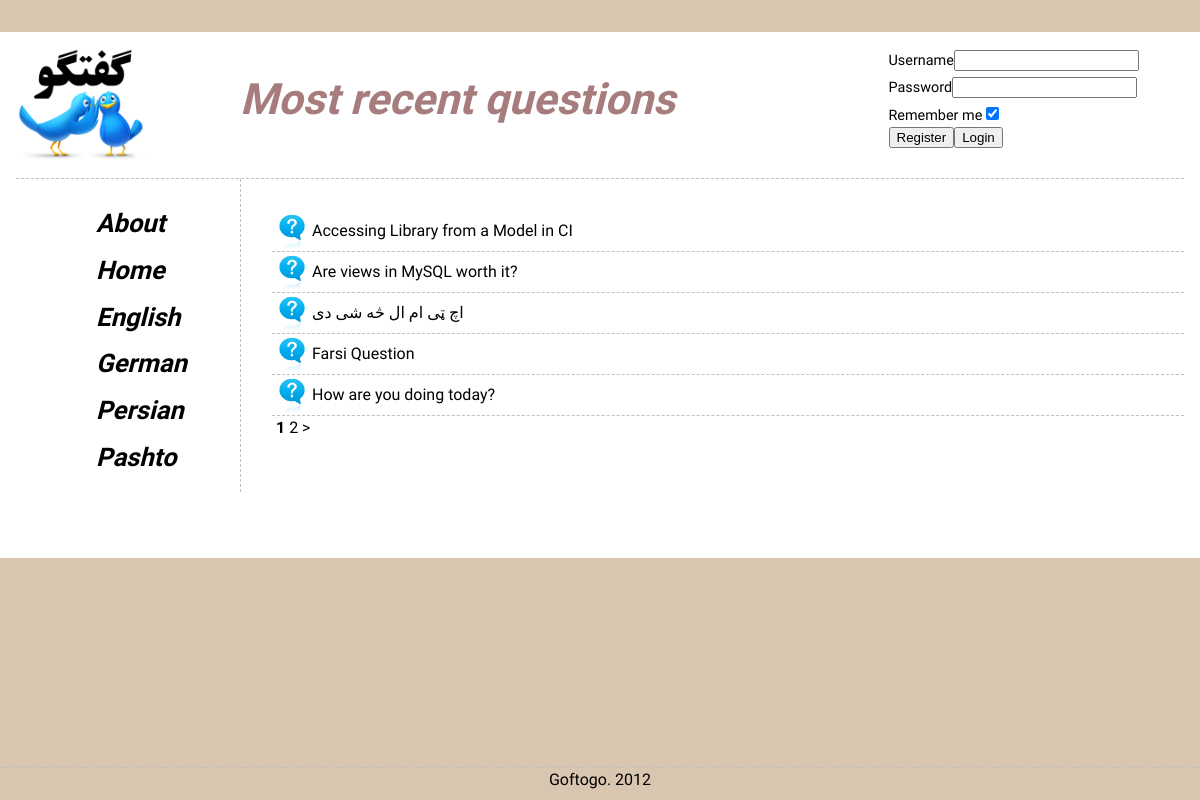
The page / on the database its author committed.
### tables this page shows
CREATE TABLE IF NOT EXISTS `Question` (
  `questionID` int(11) NOT NULL AUTO_INCREMENT,
  `catID` int(11) DEFAULT NULL,
  `userID` int(11) DEFAULT NULL,
  `title` varchar(140) NOT NULL,
  `body` text NOT NULL,
  `rank` int(11) NOT NULL DEFAULT '0',
  `date` datetime DEFAULT NULL,
  PRIMARY KEY (`questionID`)
);

### application/controllers/main.php (called while the page is built, shortened)
<?php
class Main extends CI_Controller {
	public function __construct() {
		$this -> load -> model('question_model');
		$this -> load -> model('answer_model');
	}
	public function _loadviews($content, $data) {
		$data['loginbox'] = TRUE;
		$this -> load -> view('main_view', init_view_data($content, $data));
	}
	public function home() {
		$this -> questions();
	}
	public function questions($offset = 0) {
		$config['base_url'] = site_url('main/questions/');
		$config['per_page'] = 5;
		$data['questions'] = $this -> question_model -> get_list($offset, $config['per_page']);
		$config['total_rows'] = $this -> question_model -> get_count();
		$this -> pagination -> initialize($config);
		$data['pagelinks'] = $this -> pagination -> create_links();
		$data['title'] = lang('title_recent_questions');
		$this -> _loadviews('qlist', $data);
	}
}

### index.php (called while the page is built, shortened)
<?php
require_once BASEPATH.'core/CodeIgniter.php';

### application/models/question_model.php (called while the page is built, shortened)
<?php
class Question_model extends CI_Model {
	public function get_list($offset, $limit, $filter = array()) {
		$this -> db -> select('questionID,title');
		$query = $this -> db -> get('Question', $limit, $offset);
		return $query -> result();
	}
	public function get_count($filter = array()) {
		$this -> db -> from('Question');
		return $this -> db -> count_all_results();
	}
}

### application/views/content/qlist.php (the view)
<?php foreach ($questions as $question): ?>
	<div class="question">
		<?php echo anchor('/main/qshow/'.$question->questionID,$question->title); ?>
	</div>
<?php endforeach ?>
<div class="pagination">
<?php echo($pagelinks);?>
</div>

### application/views/include/header.php (shortened to what this page needs)
<!DOCTYPE html PUBLIC "-//W3C//DTD XHTML 1.0 Strict//EN" "http://www.w3.org/TR/xhtml1/DTD/xhtml1-strict.dtd">
<html <?php
		if (isset($this->lang))
			echo 'lang='.lang('language_code').' xml:lang='.lang('language_code').' dir='.lang('language_dir');
		?> xmlns="http://www.w3.org/1999/xhtml">
<head>
<?php
	echo link_tag('css/main.css')."\n";
	echo link_tag('css/formee-style.css')."\n";
	echo link_tag('css/formee-structure.css')."\n";
?>
</head>

### application/views/main_view.php
<?php
$this->load->view('include/header');
?>
<body>
	<div id="wrapper">
		<div id="header">
		<?php
			if (isset($loginbox))
			if ($loginbox) {
				echo('<div id="loginbox">'."\n");
				$this->load->view('include/loginbox');
				echo('</div>'."\n");
			}
			echo("<h1>$title</h1>\n");
		?>
		</div>
		<div id="middle">
			<div id="container">
				<div id="content">
					<?php $this->load->view($content);?>
				</div>
			</div>
			<div id="sidebar">
					<?php
					if (isset($navigation))
						$this->load->view('include/navigation_dynamic');
					else
						$this->load->view('include/navigation_default');
					?>
			</div>
		</div>
	</div>
	<div id="footer">
		<?php echo lang('title_main'); ?>. 2012
	</div>
</body>
</html>

### application/views/include/loginbox.php (shortened to what this page needs)
<?php
if (!isset($userinfo)) {
	echo form_open("user/login/");
	echo formee_div(12);
	    echo lang('form_username','username');
	    $options = array("id" => "username", "name"  => "username");
		echo form_input($options);
	echo '</div>'.formee_div(12,DIV_CLEAR);
		echo lang('form_password','password');
		echo form_password(array("id" => "password", "name" => "password"));
	echo '</div>'.formee_div(6,DIV_CLEAR);
		echo lang('form_remember','remember');
		echo form_checkbox('remember', 'yes', TRUE);
	    echo '<input type="submit" id="'.'register'.'" name="'.'login'.'" value="'.lang('form_register').'" />';
		echo '<input type="submit" id="'.'login'.'" name="'.'login'.'" value="'.lang('form_login').'" />';
		echo '</div>';
    echo form_close();
}

### application/helpers/formee_helper.php (shortened to what this page needs)
<?php  if ( ! defined('BASEPATH')) exit('No direct script access allowed');
function formee_div($of12=0, $clear=FALSE) 	{
	return (($of12) ? '<div class="grid-'
			          .$of12.'-12'.
			          (($clear)? ' clear' : '')
			          .'">'
			        : '</div>');
}

### application/views/include/navigation_default.php
<ul>
<?php
	echo '<li><h2>'.anchor('main/view/about', mb_convert_case(lang('w_about'),MB_CASE_TITLE))."</h2></li>\n" ;
	echo '<li><h2>'.anchor('', mb_convert_case(lang('w_home'),MB_CASE_TITLE))."</h2></li>\n" ;
	echo '<li><h2>'.anchor('util/lang/english', lang('w_lang_en'))."</h2></li>\n" ;
	echo '<li><h2>'.anchor('util/lang/deutsch', lang('w_lang_de'))."</h2></li>\n" ;
	echo '<li><h2>'.anchor('util/lang/farsi', lang('w_lang_fa'))."</h2></li>\n" ;
	echo '<li><h2>'.anchor('util/lang/pashto', lang('w_lang_ps'))."</h2></li>\n" ;
?>
</ul>

### css/main.css (style rules this page uses)
html, body, ul, ol, li, form, fieldset, legend { margin: 0; padding: 0; }
h1, h2, h3, h4, h5, h6, p { margin-top: 0; }
li { list-style: none; }
body { background: #D9C6B0; color: black; line-height: 1.5; padding-top: 2em; padding-right: 2em; }
a { text-decoration: none; color: black; cursor: pointer; }
h1 { font-size: 270%; color: #A67C7C; padding-top: 20px; }
h2 { font-size: 160%; line-height: 1; }
#wrapper { background: #FFF; width: 100%; margin: 0 auto; min-height: 90%; height: auto !important; height: 100%; padding: 1em; }
#header { height: 130px; background: transparent url(../img/logo.png) no-repeat top left; background-size: 130px; border-bottom: 1px dashed silver; padding-left: 14em ; }
#loginbox { width: 300px; height: 130px; float: right; padding: 0 ; margin: 0, auto; font-size: 90%; }
#middle { width: 100%; padding: 0 0 50px; height: 1%; position: relative; }
#middle:after { content: '.'; display: block; clear: both; visibility: hidden; height: 0; }
#container { width: 100%; float: left; overflow: hidden; minimum-height: 500px; }
#content { padding: 2em 0 0 16em; }
#sidebar { float: left; width: 14em; margin-left: -100%; position: relative; border-right: 1px dashed silver; }
#sidebar ul { padding-left: 5em; padding-top: 2em; }
#footer { width: 100%; height: 2em; text-align: center; border-top: 1px dashed silver; background: #D9C6B0; position:fixed; bottom:0px; }
.question, .answer, .comment { border-bottom-width: 1px; border-bottom-style: dashed; border-color: silver; padding: 0.5em; text-align: justify; }
.question { padding-left: 2.5em; background: transparent url(../img/icons/question.png) no-repeat top left; background-size: 40px; }

### css/formee-structure.css (style rules this page uses)
.grid-1-12, .grid-2-12, .grid-3-12, .grid-4-12, .grid-5-12, .grid-6-12, .grid-7-12, .grid-8-12, .grid-9-12, .grid-10-12, .grid-11-12, .grid-12-12 { display:inline-block; position:relative; float:left; margin-left:1%; margin-right:1%; padding: 0.8% 0.5% 1%; height:100%; *margin-left:.8%; *margin-right:.8%; *padding: 0.8% 0.25% 1%; }
.grid-6-12 { width: 47%; }
.grid-12-12 { width: 97%; }

### rows shown on the page
question: questionID+title "Accessing Library from a Model in CI"
question: questionID+title "Are views in MySQL worth it?"
question: questionID+title "اچ ټی ام ال څه شی دی"
question: questionID+title "Farsi Question"
question: questionID+title "How are you doing today?"

### other values the page prints
lang('form_username','username') "Username"
lang('form_password','password') "Password"
lang('form_remember','remember') "Remember me"
$title "Most recent questions"
$pagelinks "1 2 >"
anchor('', mb_convert_case(lang('w_home'),MB_CASE_TITLE)) "Home"
anchor('util/lang/english', lang('w_lang_en')) "English"
anchor('util/lang/deutsch', lang('w_lang_de')) "German"
anchor('util/lang/farsi', lang('w_lang_fa')) "Persian"
anchor('util/lang/pashto', lang('w_lang_ps')) "Pashto"
lang('title_main') "Goftogo"
